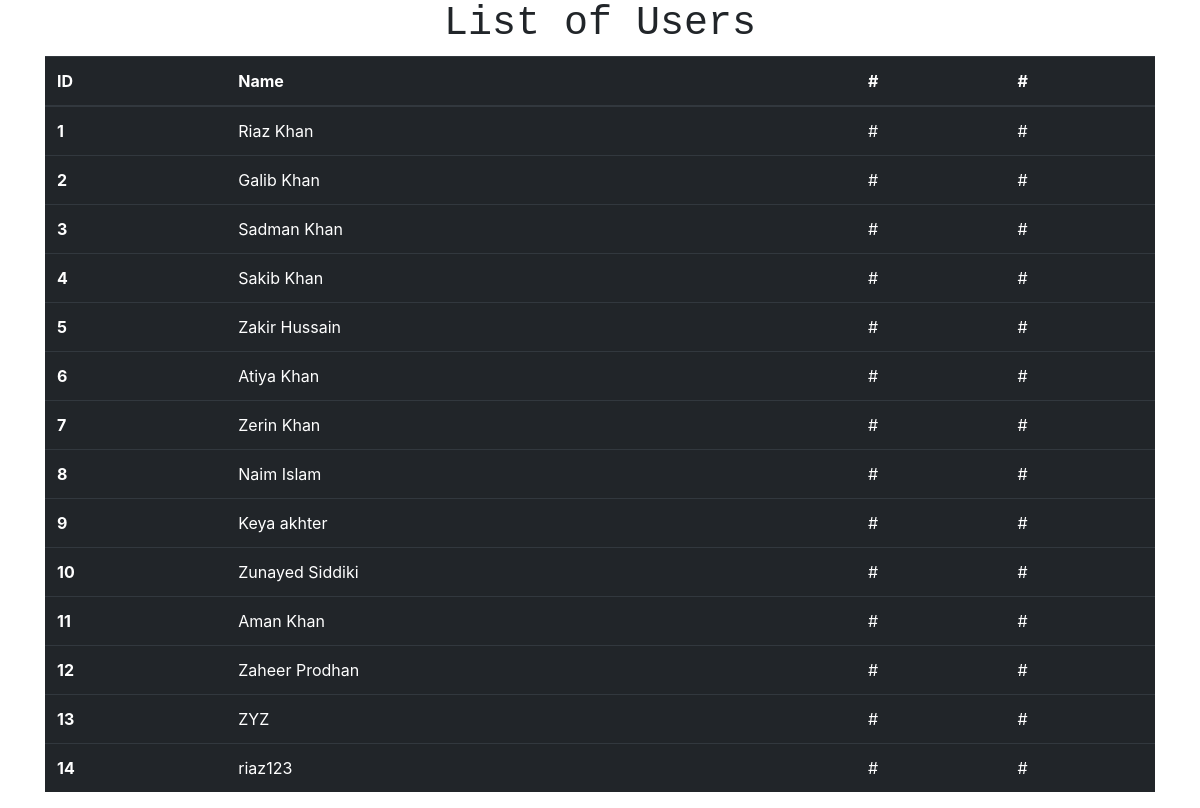
Page /all_users/ on the committed database.
### app/models.py (models this page shows, shortened)
class User(models.Model):
    id=models.AutoField(primary_key=True)
    name=models.CharField(max_length=20)
    password=models.CharField(max_length=20,null=True)
    img = models.ImageField(upload_to='images/',null=True)

### app/views.py (the view)
# urls.py: path('all_users/', views.index, name='index'),
def index(request):
    x=User.objects.all()
    context = {
    'x':x
     }
    return render(request,"index.html",context )

### app/templates/index.html (shortened to what this page needs)
<!DOCTYPE html>
<html lang="en">
<head>
    <link rel="stylesheet" href="https://cdn.jsdelivr.net/npm/bootstrap@4.0.0/dist/css/bootstrap.min.css">
</head>
<body>
<div class="containeer">
    <h1 style="text-align: center; font-family: 'Courier New', Courier, monospace;">List of Users</h1>
</div>
    <div class="container">
        <table class="table table-dark">
            <thead>
              <tr>
                <th scope="col">ID</th>
                <th scope="col">Name</th>
                <th scope="col">#</th>
                <th scope="col">#</th>
              </tr>
            </thead>
            <tbody>
        {% for i in x %}
              <tr>
                <th scope="row">{{i.id}}</th>
                <td>{{i.name}}</td>
                <td>#</td>
                <td>#</td>
              </tr>
          {% endfor %}
            </tbody>
          </table>
    </div>
</body>
</html>

### rows in the picture
User: id "1", name "Riaz Khan"
User: id "2", name "Galib Khan"
User: id "3", name "Sadman Khan"
User: id "4", name "Sakib Khan"
User: id "5", name "Zakir Hussain"
User: id "6", name "Atiya Khan"
User: id "7", name "Zerin Khan"
User: id "8", name "Naim Islam"
User: id "9", name "Keya akhter"
User: id "10", name "Zunayed Siddiki"
User: id "11", name "Aman Khan"
User: id "12", name "Zaheer Prodhan"
User: id "13", name "ZYZ"
User: id "14", name "riaz123"
